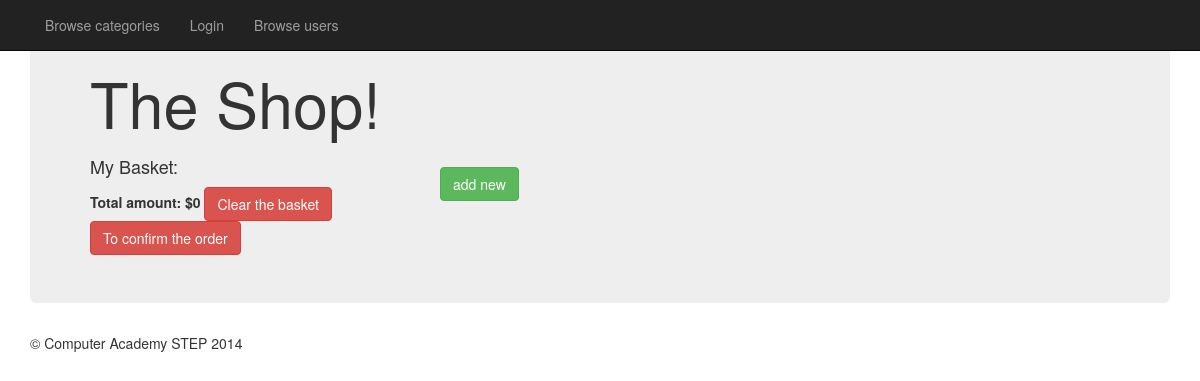
The app's page /index.php?ctrl=good&act=list&cat=3, older data.
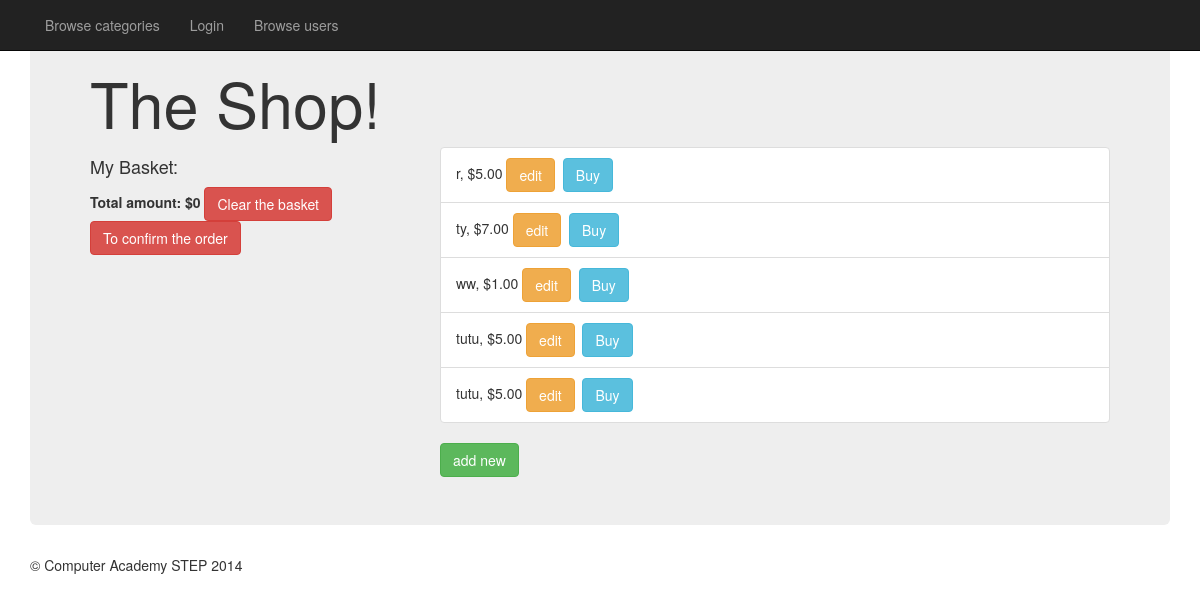
The same page, newer data.
### tables this page shows
CREATE TABLE `goods` (
  `id` int(11) NOT NULL AUTO_INCREMENT,
  `name` varchar(512) DEFAULT NULL,
  `description` varchar(2048) DEFAULT NULL,
  `price` decimal(12,2) DEFAULT NULL,
  `category_id` int(11) DEFAULT NULL,
  PRIMARY KEY (`id`)
);

### controller/FrontController.php (called while the page is built, shortened)
<?php
class FrontController {
    function start() {
        $this->view = new View();
        $r = new Request();
        $ctrlName = $r->getGetValue('ctrl');
        switch ($ctrlName) {
            case 'good':
                $ctrl = new GoodsController($this->view);
                break;
        }
        $action = $r->getGetValue('act');
        $view = $ctrl->{"{$action}Action"}();
        $layOut = new Layout();
        $layOut->setCtrlName($ctrlName);
        $layOut->setView($this->view);
        $layOut->render($view);
    }
}

### index.php (called while the page is built, shortened)
<?php
function findClass($class) {
    $class = str_replace('\\', '/', $class) . '.php';
}
$fc = new FrontController();
$fc->start();

### util/View.php (called while the page is built, shortened)
<?php
class View {
    private $storage = [];
    function __get($name) {
        if (isset($this->storage[$name])) {
            return $this->storage[$name];
        }
        return '';
    }
    function __set($name, $value) {
        $this->storage[$name] = $value;
    }
}

### model/service/GoodService.php (called while the page is built, shortened)
<?php
class GoodService {
    function getList($category) {
        $goods = [];
        $stmt = \util\MySQL::$db->prepare("SELECT id, name, description, price, category_id "
                . " FROM goods WHERE category_id = :cat_id");
        $stmt->bindParam('cat_id', $category);
        $stmt->execute();
        while ($item = $stmt->fetchObject('model\entity\Good')) {
            $goods[] = $item;
        }
        return $goods;
    }
}

### controller/GoodsController.php (called while the page is built, shortened)
<?php
class GoodsController extends BaseController {
    private $goodService;
    private function getGoodService() {
        if (empty($this->goodService)) {
            $this->goodService = new GoodService();
        }
        return $this->goodService;
    }
    function listAction() {
        $this->view->category = $this->getRequest()->getGetValue('cat');
        $this->view->goods = $this->getGoodService()->getList($this->view->category);
        return 'list';
    }
}

### controller/BaseController.php (called while the page is built, shortened)
<?php
class BaseController {
    function __construct($view) {
        $this->view = $view;
    }
}

### model/entity/Good.php (called while the page is built, shortened)
<?php
class Good {
    private $id;
    private $name;
    private $price;
    public function getName() {
        return $this->name;
    }
    public function getPrice() {
        return $this->price;
    }
    public function getId() {
        return $this->id;
    }
}

### view/good/list.php (the view, shortened to what this page needs)
<div class="row">
    <div class="col-md-4">
        <h4>My Basket:</h4>
            <?php
            $sum = 0;
            ?>
        <div><b>Total amount: <?php echo '$' . $sum; ?></b>&nbsp;<a class="btn btn-danger" href="index.php?ctrl=good&act=clearBasket&cat=<?php echo $this->view->category; ?>">Clear the basket</a></div>
        <div><a class="btn btn-danger" href="index.php?ctrl=good&act=confirmOrder">To confirm the order</a></div>
        </div>
    <div class="col-md-8">
        <ul class="list-group">
            <?php
            foreach ($this->view->goods as $good) {
                echo "<li class=\"list-group-item\">{$good->getName()}, \${$good->getPrice()} "
                . "<a class=\"btn btn-warning\" href=\"index.php?ctrl=good&act=edit&id={$good->getID()}\">edit</a>"
                . "&nbsp; <a class=\"btn btn-info\" href=\"index.php?ctrl=good&act=buy&id={$good->getID()}\">Buy</a>"
                . "</li>";
            }
            ?>
        </ul>
        <a class="btn btn-success" href="index.php?ctrl=good&act=edit">add new</a>
        </div>
</div>

Row changes from the older to the newer data that the page shows:
added goods: name "r", price "5.00"
added goods: name "ty", price "7.00"
added goods: name "ww", price "1.00"
added goods: name "tutu", price "5.00"
added goods: name "tutu", price "5.00"
